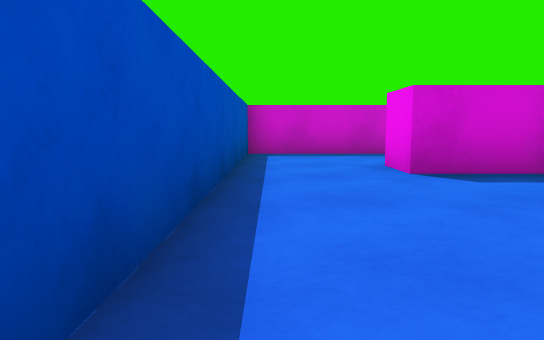
[1] (above)

16 first-person views from a walk through a Unity game level. The camera is 0.51 m above the floor, tilts 6° down and sees 70° across. The floor is counted in squares, 1 m on a side. Each view is taken from the middle of a square. On the plan, view 1 faces up. The plan holds only what a view shows up to about 9 squares ahead; the rest is blank. The player is left out.

[2]
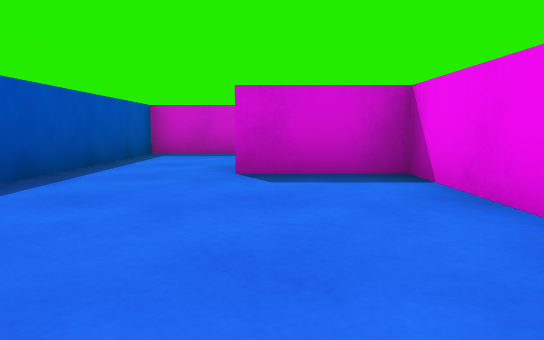

[3]
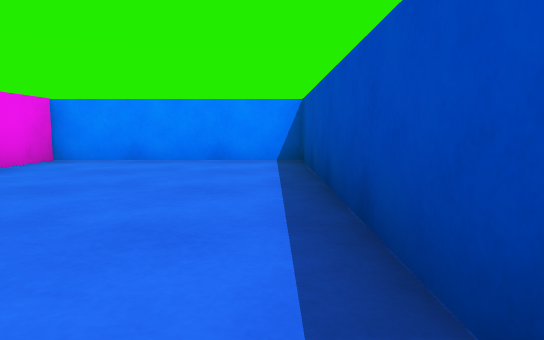

[4]
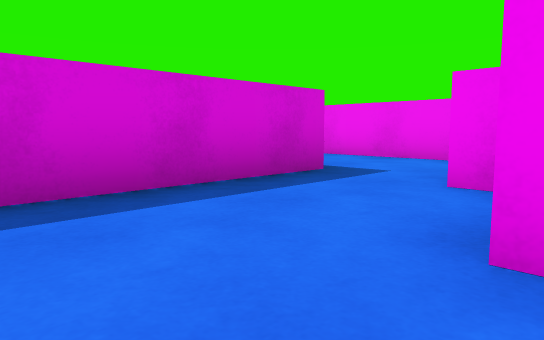

[5]
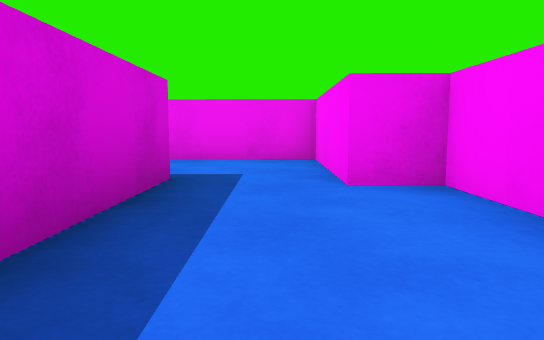

[6]
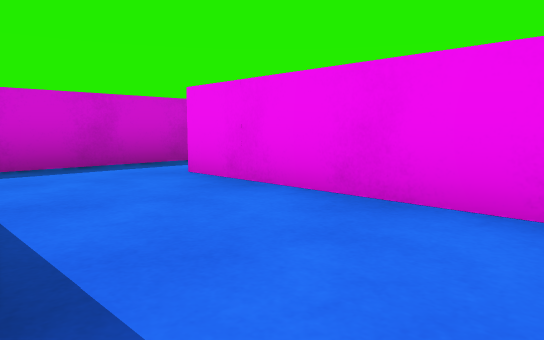

[7]
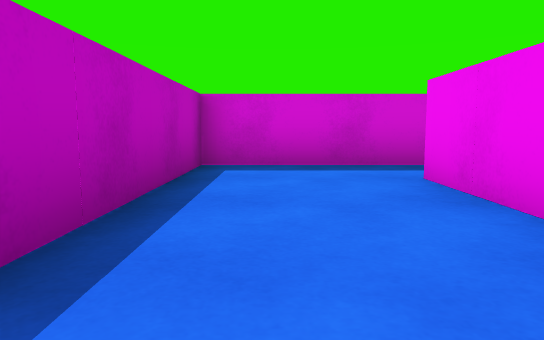

[8]
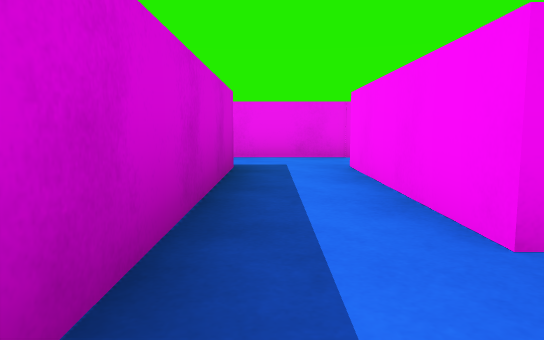

[9]
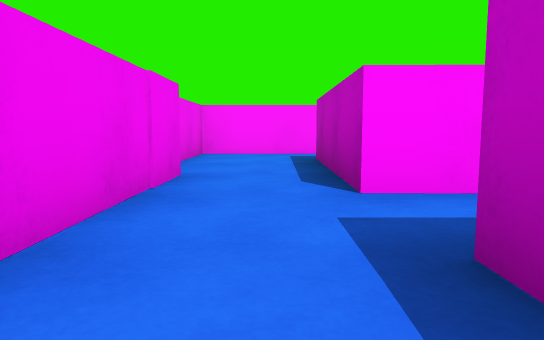

[10]
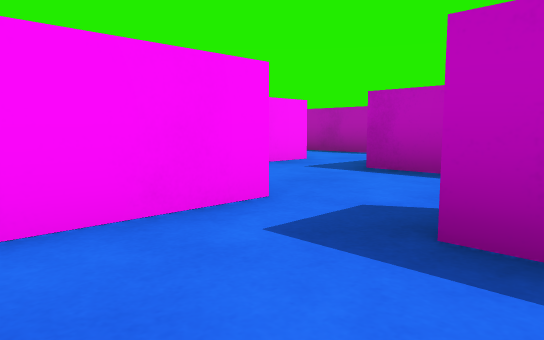

[11]
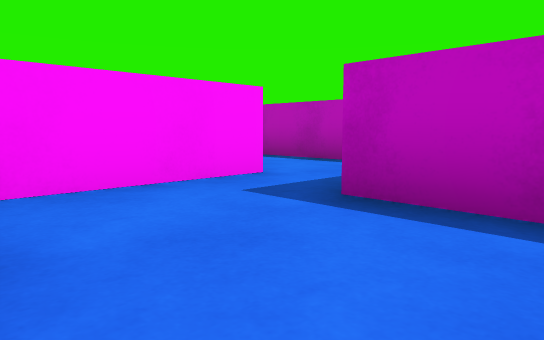

[12]
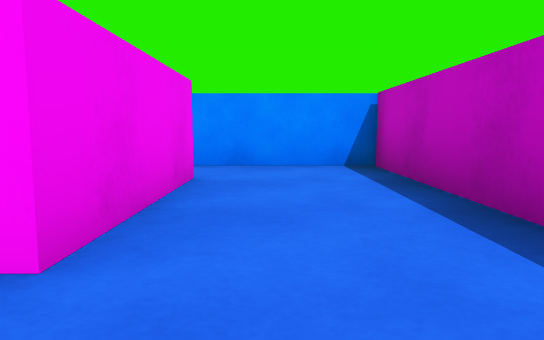

[13]
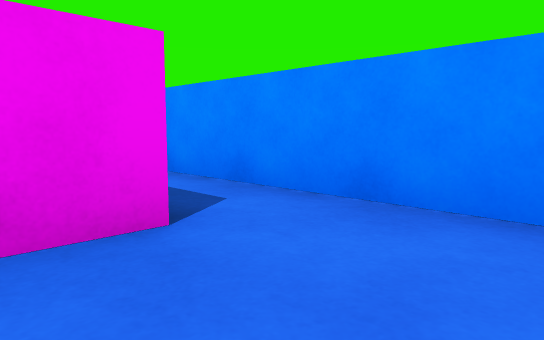

[14]
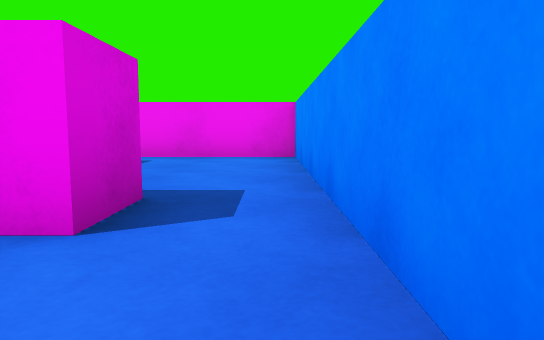

[15]
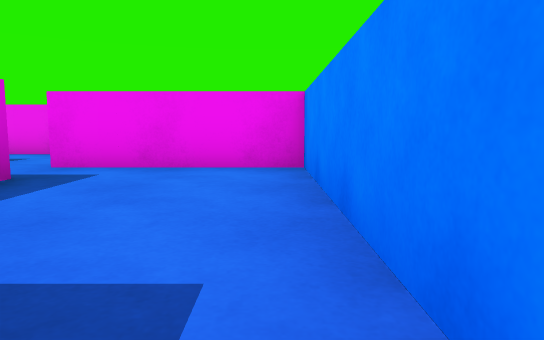

[16]
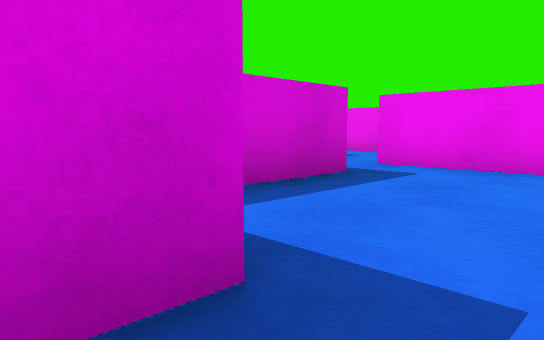

### Floor plan
Ten units are one square. View 1 is at (0, 0); x grows to the right and y downward. Boxes are objects, and circles mark ways between rooms. Rooms are numbered by the first view taken in them; rooms with no view inside come last. Other rooms are left out.
<svg viewBox="-10 -140 139 149">
<path fill="none" stroke="#000" d="M-5 -56 -5 4 36 4 36 -44 16 -44 16 -55M21 -54 36 -54 36 -64M40 -81 -5 -81 -5 -56M65 -62 66 -110M35 -59 65 -59M64 -125 40 -125 40 -84M103 -129 103 -125 64 -125M122 -115 122 -127M66 -110 103 -109M122 -96 122 -115M99 -59 124 -59 124 -80M103 -109 102 -73M46 -35 46 4 85 4M79 -10 68 -10 68 -37M110 -27 92 -27M85 4 122 4 122 -30M68 -37 95 -37M75 -67 75 -52"/>
<circle cx="5" cy="-50" r="3" fill="#2a7"/>
<circle cx="30" cy="-70" r="3" fill="#2a7"/>
<circle cx="60" cy="-120" r="3" fill="#2a7"/>
<circle cx="110" cy="-110" r="3" fill="#2a7"/>
<circle cx="75" cy="0" r="3" fill="#2a7"/>
<circle cx="70" cy="-45" r="3" fill="#2a7"/>
<text x="10" y="-20">1</text>
<text x="10" y="-70">2</text>
<text x="50" y="-90">3</text>
<text x="100" y="-120">4</text>
<text x="110" y="-80">5</text>
<text x="60" y="-20">6</text>
<text x="100" y="-10">7</text>
<text x="80" y="-50">8</text>
</svg>
Room 1 opens to room 2. Room 2 opens to room 3. Room 3 opens to room 4. Room 4 opens to room 5. Room 6 opens to room 7. Room 6 opens to room 8.

Where each view was taken, in squares from view 1:
view 1: 0 up, 0 right, facing up
view 2: 0 up, 2 right, facing up
view 3: 6 up, 0 right, facing down
view 4: 5 up, 0 right, facing up-right
view 5: 7 up, 0 right, facing right
view 6: 7 up, 4 right, facing up-right
view 7: 7 up, 5 right, facing up
view 8: 12 up, 5 right, facing right
view 9: 14 up, 11 right, facing down
view 10: 8 up, 12 right, facing down-left
view 11: 7 up, 10 right, facing down-left
view 12: 5 up, 6 right, facing down
view 13: 2 up, 5 right, facing down-right
view 14: 0 up, 5 right, facing right
view 15: 0 up, 7 right, facing right
view 16: 0 up, 7 right, facing up-right
